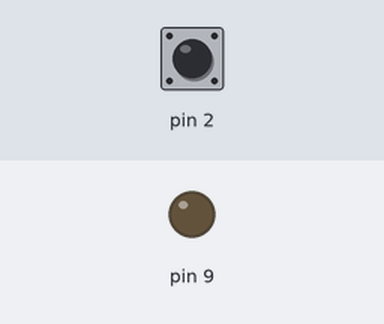
Bench run of a sketch on a simulated Arduino Uno, built with avr-gcc and run on an emulated ATmega328P. Parts: output pins drawn as LEDs (lit = HIGH). The inputs (shaded band) are chosen by the test bench; at power-on: pin 2 HIGH. What the sketch prints to the serial monitor is not drawn.

Above: at 1.2 s.
1.3 s: pin 2 pulled LOW for 0.15 s
At 1.37 s:
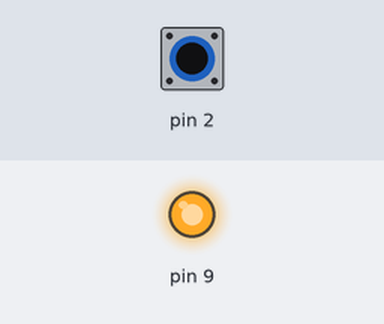
2.9 s: pin 2 pulled LOW for 3.2 s
At 6.5 s:
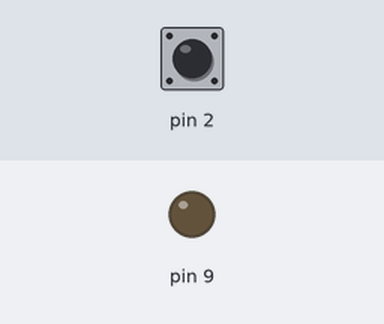
Timing chart, 0 to 8.0 s (numbered marks = the images above; inputs shaded):
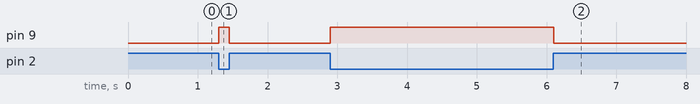

Measured:
- after the input at 1.3 s, pin 9: LOW → HIGH at once, → LOW 0.15 s later
- after the input at 2.9 s, pin 9: LOW → HIGH at once, → LOW 3.2 s later

The sketch:

input_test.ino
```cpp
int read2;

void setup() {
  Serial.begin(9600);
  pinMode(2,INPUT_PULLUP);
  pinMode(9,OUTPUT);
}

void loop() {
    read2= Serial.println(digitalRead(2));
    read2=digitalRead(2);
    if(read2==0)
    {
      digitalWrite(9,HIGH);
    }
    else
    {
      digitalWrite(9,LOW);
    }
}
```
